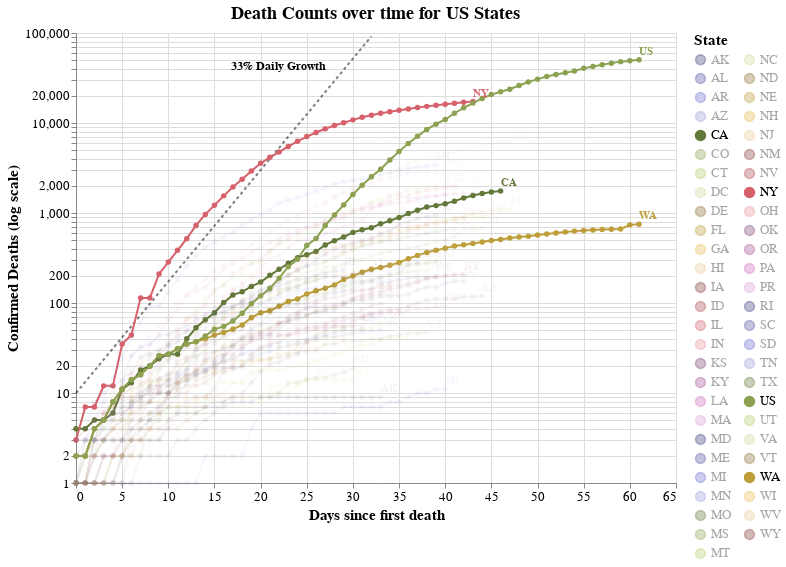

Here is the notebook cell this chart was saved with:
### Code cell
#hide_input
make_death_chart(['US'])

### Figure 1 — Vega-Lite specification as saved in the notebook (floating-point values rounded to 4 significant figures; data arrays with more than 128 entries replaced by an {"elided": "..."} marker saying what was removed)
{"config": {"view": {"continuousWidth": 400, "continuousHeight": 300}, "axis": {"labelFontSize": 13, "titleFontSize": 15}, "legend": {"labelFontSize": 13, "titleFontSize": 15}, "title": {"fontSize": 18}}, "layer": [{"mark": {"type": "line", "color": "black", "opacity": 0.5, "strokeDash": [3, 3]}, "encoding": {"x": {"type": "quantitative", "field": "Days since first death"}, "y": {"type": "quantitative", "field": "Confirmed Deaths"}}}, {"mark": {"type": "text", "align": "left", "dx": -140, "dy": 30, "fontSize": 12, "fontWeight": "bold", "text": "33% Daily Growth"}, "encoding": {"x": {"type": "quantitative", "field": "Days since first death"}, "y": {"type": "quantitative", "field": "Confirmed Deaths"}}, "transform": [{"filter": "(datum['Days since first death'] >= 32)"}]}, {"data": {"name": "data-17e21a797df7be7de4709bc3c6b483d9"}, "mark": {"type": "line", "point": true}, "encoding": {"color": {"type": "nominal", "field": "State", "legend": {"columns": 2, "symbolLimit": 57}, "scale": {"scheme": "category20b"}}, "opacity": {"condition": {"value": 1, "selection": "selector003"}, "value": 0.05}, "tooltip": [{"type": "temporal", "field": "date"}, {"type": "nominal", "field": "State"}, {"type": "quantitative", "field": "Confirmed Cases"}, {"type": "quantitative", "field": "Confirmed Deaths"}, {"type": "quantitative", "field": "population"}, {"type": "quantitative", "field": "deaths_per_m"}, {"type": "quantitative", "field": "cases_per_m"}, {"type": "quantitative", "field": "Days since 100 cases"}, {"type": "quantitative", "field": "Days since first death"}], "x": {"type": "quantitative", "field": "Days since first death"}, "y": {"type": "quantitative", "field": "Confirmed Deaths", "scale": {"type": "log"}, "title": "Confirmed Deaths (log scale)"}}, "height": 450, "selection": {"selector003": {"type": "multi", "fields": ["State"], "bind": "legend", "init": [{"State": "US"}, {"State": "CA"}, {"State": "WA"}, {"State": "NY"}]}}, "width": 600}, {"data": {"name": "data-17e21a797df7be7de4709bc3c6b483d9"}, "mark": {"type": "text", "align": "left", "dy": -8, "fontWeight": "bold"}, "encoding": {"color": {"type": "nominal", "field": "State", "legend": {"columns": 2, "symbolLimit": 57}, "scale": {"scheme": "category20b"}}, "opacity": {"condition": {"value": 1, "selection": "selector003"}, "value": 0.05}, "text": {"type": "nominal", "field": "State"}, "tooltip": [{"type": "temporal", "field": "date"}, {"type": "nominal", "field": "State"}, {"type": "quantitative", "field": "Confirmed Cases"}, {"type": "quantitative", "field": "Confirmed Deaths"}, {"type": "quantitative", "field": "population"}, {"type": "quantitative", "field": "deaths_per_m"}, {"type": "quantitative", "field": "cases_per_m"}, {"type": "quantitative", "field": "Days since 100 cases"}, {"type": "quantitative", "field": "Days since first death"}], "x": {"type": "quantitative", "field": "Days since first death"}, "y": {"type": "quantitative", "field": "Confirmed Deaths", "scale": {"type": "log"}, "title": "Confirmed Deaths (log scale)"}}, "height": 450, "transform": [{"filter": "(datum['date'] >= 1587945600000)"}], "width": 600}], "data": {"name": "data-3f3660b1853d20e6a4a26738711f2bea"}, "title": "Death Counts over time for US States", "$schema": "https://vega.github.io/schema/vega-lite/v4.8.1.json", "datasets": {"data-3f3660b1853d20e6a4a26738711f2bea": [{"Days since first death": 0, "Confirmed Deaths": 10.0}, {"Days since first death": 1, "Confirmed Deaths": 13.3}, {"Days since first death": 2, "Confirmed Deaths": 17.69}, {"Days since first death": 3, "Confirmed Deaths": 23.53}, {"Days since first death": 4, "Confirmed Deaths": 31.29}, {"Days since first death": 5, "Confirmed Deaths": 41.62}, {"Days since first death": 6, "Confirmed Deaths": 55.35}, {"Days since first death": 7, "Confirmed Deaths": 73.61}, {"Days since first death": 8, "Confirmed Deaths": 97.91}, {"Days since first death": 9, "Confirmed Deaths": 130.2}, {"Days since first death": 10, "Confirmed Deaths": 173.2}, {"Days since first death": 11, "Confirmed Deaths": 230.3}, {"Days since first death": 12, "Confirmed Deaths": 306.4}, {"Days since first death": 13, "Confirmed Deaths": 407.4}, {"Days since first death": 14, "Confirmed Deaths": 541.9}, {"Days since first death": 15, "Confirmed Deaths": 720.7}, {"Days since first death": 16, "Confirmed Deaths": 958.6}, {"Days since first death": 17, "Confirmed Deaths": 1275.0}, {"Days since first death": 18, "Confirmed Deaths": 1696.0}, {"Days since first death": 19, "Confirmed Deaths": 2255.0}, {"Days since first death": 20, "Confirmed Deaths": 2999.0}, {"Days since first death": 21, "Confirmed Deaths": 3989.0}, {"Days since first death": 22, "Confirmed Deaths": 5306.0}, {"Days since first death": 23, "Confirmed Deaths": 7056.0}, {"Days since first death": 24, "Confirmed Deaths": 9385.0}, {"Days since first death": 25, "Confirmed Deaths": 12480.0}, {"Days since first death": 26, "Confirmed Deaths": 16600.0}, {"Days since first death": 27, "Confirmed Deaths": 22080.0}, {"Days since first death": 28, "Confirmed Deaths": 29370.0}, {"Days since first death": 29, "Confirmed Deaths": 39060.0}, {"Days since first death": 30, "Confirmed Deaths": 51950.0}, {"Days since first death": 31, "Confirmed Deaths": 69090.0}, {"Days since first death": 32, "Confirmed Deaths": 91890.0}], "data-17e21a797df7be7de4709bc3c6b483d9": {"elided": "2064 records"}}}
